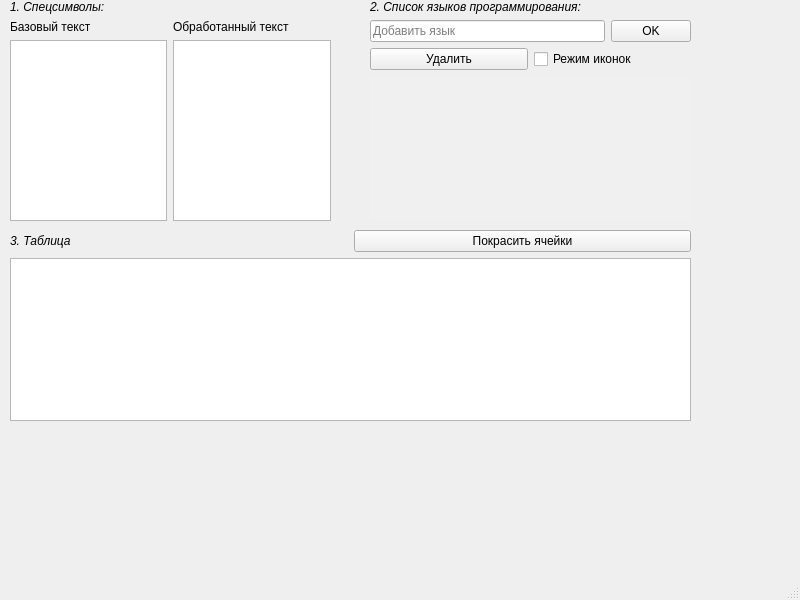
<?xml version="1.0" encoding="UTF-8"?>
<ui version="4.0">
 <class>MainWindow</class>
 <widget class="QMainWindow" name="MainWindow">
  <property name="geometry">
   <rect>
    <x>0</x>
    <y>0</y>
    <width>800</width>
    <height>600</height>
   </rect>
  </property>
  <property name="sizePolicy">
   <sizepolicy hsizetype="Preferred" vsizetype="Preferred">
    <horstretch>0</horstretch>
    <verstretch>0</verstretch>
   </sizepolicy>
  </property>
  <property name="windowTitle">
   <string>Lesson 2</string>
  </property>
  <widget class="QWidget" name="centralwidget">
   <widget class="QWidget" name="verticalLayoutWidget">
    <property name="geometry">
     <rect>
      <x>10</x>
      <y>0</y>
      <width>321</width>
      <height>221</height>
     </rect>
    </property>
    <layout class="QVBoxLayout" name="verticalLayout">
     <item>
      <widget class="QLabel" name="label">
       <property name="text">
        <string>&lt;html&gt;&lt;head/&gt;&lt;body&gt;&lt;p&gt;&lt;span style=&quot; font-style:italic;&quot;&gt;1. Спецсимволы:&lt;/span&gt;&lt;/p&gt;&lt;/body&gt;&lt;/html&gt;</string>
       </property>
      </widget>
     </item>
     <item>
      <layout class="QHBoxLayout" name="horizontalLayout">
       <item>
        <layout class="QVBoxLayout" name="verticalLayout_2">
         <item>
          <widget class="QLabel" name="label_2">
           <property name="text">
            <string>Базовый текст</string>
           </property>
          </widget>
         </item>
         <item>
          <widget class="QTextEdit" name="textEdit"/>
         </item>
        </layout>
       </item>
       <item>
        <layout class="QVBoxLayout" name="verticalLayout_3">
         <item>
          <widget class="QLabel" name="label_3">
           <property name="text">
            <string>Обработанный текст</string>
           </property>
          </widget>
         </item>
         <item>
          <widget class="QTextEdit" name="textEdit_2"/>
         </item>
        </layout>
       </item>
      </layout>
     </item>
    </layout>
   </widget>
   <widget class="QWidget" name="verticalLayoutWidget_4">
    <property name="geometry">
     <rect>
      <x>370</x>
      <y>0</y>
      <width>321</width>
      <height>221</height>
     </rect>
    </property>
    <layout class="QVBoxLayout" name="verticalLayout_4">
     <item>
      <widget class="QLabel" name="label_4">
       <property name="text">
        <string>&lt;i&gt;2. Список языков программирования:&lt;/i&gt;</string>
       </property>
      </widget>
     </item>
     <item>
      <layout class="QHBoxLayout" name="horizontalLayout_2">
       <item>
        <widget class="QLineEdit" name="lineEdit">
         <property name="placeholderText">
          <string>Добавить язык</string>
         </property>
        </widget>
       </item>
       <item>
        <widget class="QPushButton" name="pushButton">
         <property name="text">
          <string>OK</string>
         </property>
        </widget>
       </item>
      </layout>
     </item>
     <item>
      <layout class="QHBoxLayout" name="horizontalLayout_3">
       <item>
        <widget class="QPushButton" name="pushButton_2">
         <property name="text">
          <string>Удалить</string>
         </property>
        </widget>
       </item>
       <item>
        <widget class="QCheckBox" name="checkBox">
         <property name="text">
          <string>Режим иконок</string>
         </property>
        </widget>
       </item>
      </layout>
     </item>
     <item>
      <widget class="QListView" name="listView">
       <property name="enabled">
        <bool>true</bool>
       </property>
       <property name="palette">
        <palette>
         <active>
          <colorrole role="Base">
           <brush brushstyle="SolidPattern">
            <color alpha="255">
             <red>240</red>
             <green>240</green>
             <blue>240</blue>
            </color>
           </brush>
          </colorrole>
         </active>
         <inactive>
          <colorrole role="Base">
           <brush brushstyle="SolidPattern">
            <color alpha="255">
             <red>240</red>
             <green>240</green>
             <blue>240</blue>
            </color>
           </brush>
          </colorrole>
         </inactive>
         <disabled>
          <colorrole role="Base">
           <brush brushstyle="SolidPattern">
            <color alpha="255">
             <red>240</red>
             <green>240</green>
             <blue>240</blue>
            </color>
           </brush>
          </colorrole>
         </disabled>
        </palette>
       </property>
       <property name="frameShape">
        <enum>QFrame::NoFrame</enum>
       </property>
       <property name="tabKeyNavigation">
        <bool>false</bool>
       </property>
       <property name="showDropIndicator" stdset="0">
        <bool>true</bool>
       </property>
       <property name="dragEnabled">
        <bool>true</bool>
       </property>
       <property name="dragDropOverwriteMode">
        <bool>false</bool>
       </property>
       <property name="dragDropMode">
        <enum>QAbstractItemView::DragDrop</enum>
       </property>
       <property name="defaultDropAction">
        <enum>Qt::MoveAction</enum>
       </property>
       <property name="flow">
        <enum>QListView::TopToBottom</enum>
       </property>
       <property name="layoutMode">
        <enum>QListView::SinglePass</enum>
       </property>
       <property name="viewMode">
        <enum>QListView::ListMode</enum>
       </property>
      </widget>
     </item>
    </layout>
   </widget>
   <widget class="QWidget" name="verticalLayoutWidget_2">
    <property name="geometry">
     <rect>
      <x>10</x>
      <y>230</y>
      <width>681</width>
      <height>191</height>
     </rect>
    </property>
    <layout class="QVBoxLayout" name="verticalLayout_5">
     <item>
      <layout class="QHBoxLayout" name="horizontalLayout_4">
       <item>
        <widget class="QLabel" name="label_5">
         <property name="text">
          <string>&lt;i&gt;3. Таблица&lt;/i&gt;</string>
         </property>
        </widget>
       </item>
       <item>
        <widget class="QPushButton" name="pushButton_3">
         <property name="text">
          <string>Покрасить ячейки</string>
         </property>
        </widget>
       </item>
      </layout>
     </item>
     <item>
      <widget class="QTableView" name="tableView">
       <property name="autoFillBackground">
        <bool>false</bool>
       </property>
       <property name="selectionBehavior">
        <enum>QAbstractItemView::SelectRows</enum>
       </property>
       <property name="showGrid">
        <bool>true</bool>
       </property>
       <attribute name="horizontalHeaderVisible">
        <bool>true</bool>
       </attribute>
       <attribute name="horizontalHeaderMinimumSectionSize">
        <number>35</number>
       </attribute>
       <attribute name="horizontalHeaderDefaultSectionSize">
        <number>120</number>
       </attribute>
      </widget>
     </item>
    </layout>
   </widget>
  </widget>
  <widget class="QMenuBar" name="menubar">
   <property name="geometry">
    <rect>
     <x>0</x>
     <y>0</y>
     <width>800</width>
     <height>21</height>
    </rect>
   </property>
  </widget>
  <widget class="QStatusBar" name="statusbar"/>
 </widget>
 <resources/>
 <connections/>
</ui>
